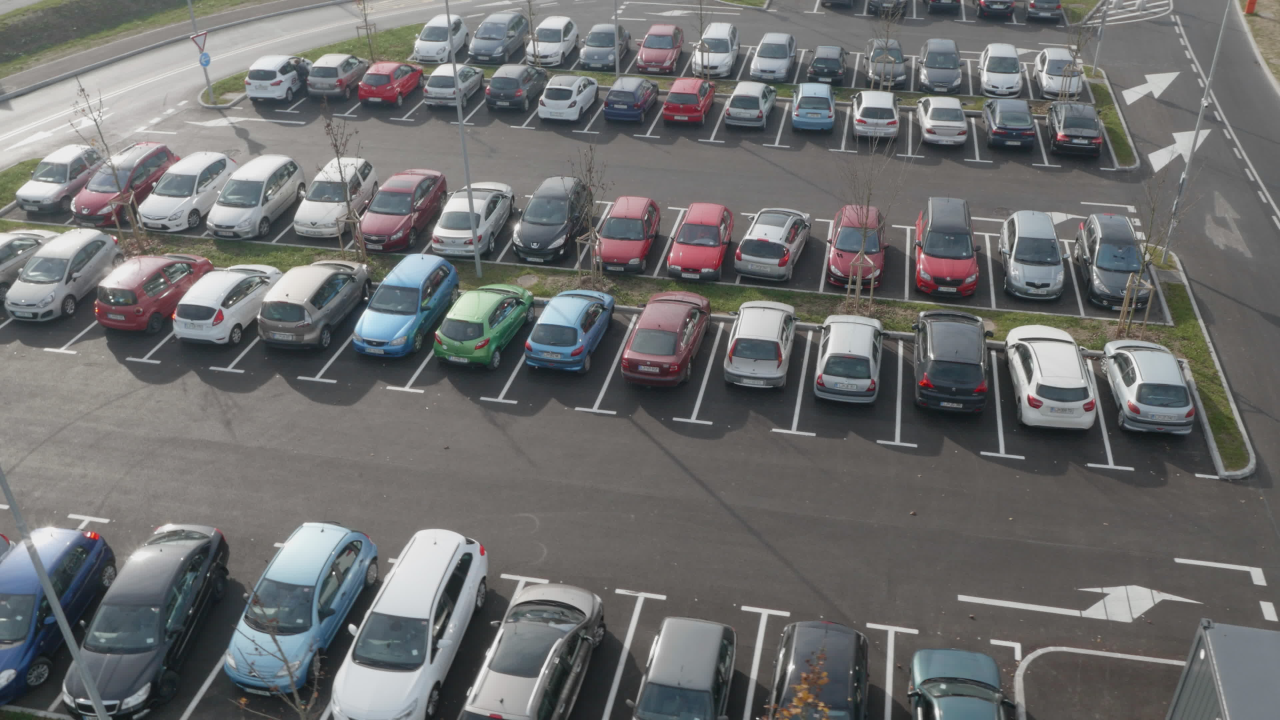
#> input picture P2/parking lot.jpg, 3840 x 2160 px (shown at 1/3 size)
$ jupyter execute 2447137_P2.ipynb
#> lines starting #> are read from the running program, lines starting #| are printed output that depends on the picture
[cell 1]
import cv2
import matplotlib.pyplot as plt
import numpy as np


src = cv2.imread('parking lot.jpg', cv2.IMREAD_COLOR)
#> src is the input picture: shape (2160, 3840, 3); mean B, G, R 109.5, 109.7, 109.2

[cell 2]
gray_image = cv2.cvtColor(src, cv2.COLOR_BGR2GRAY)
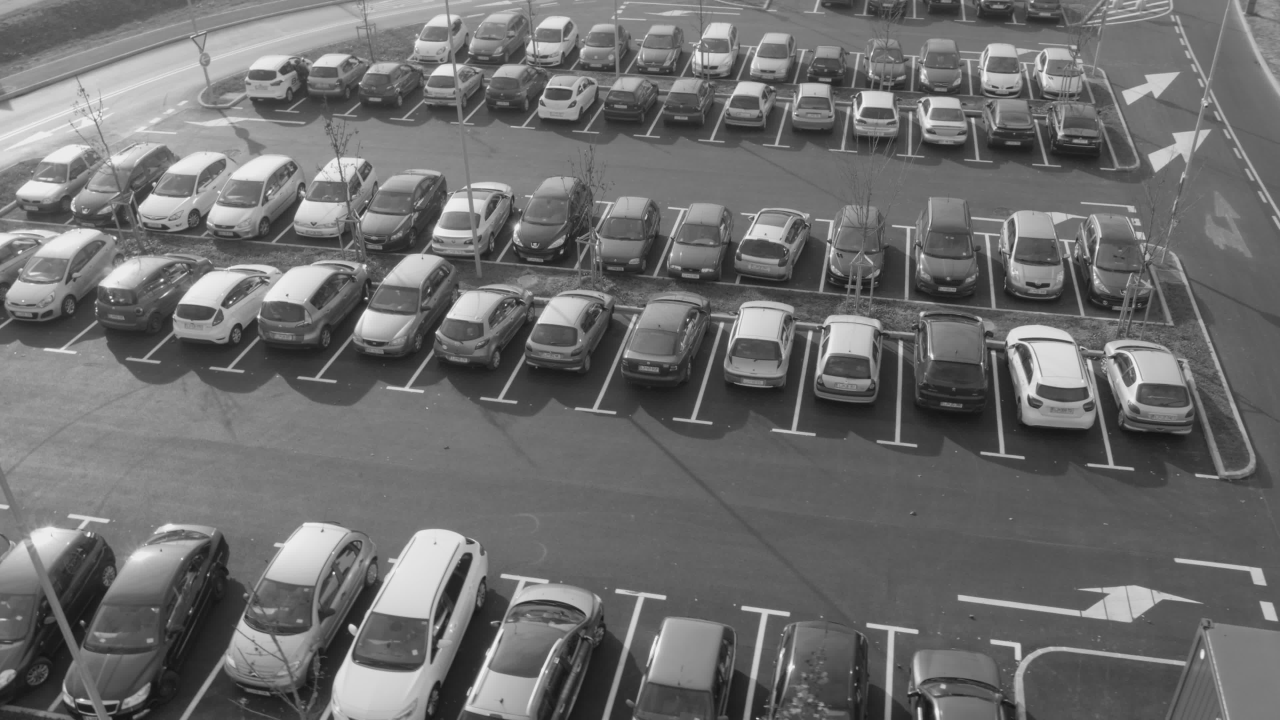
#> gray_image: shape (2160, 3840) (shown at 1/3 size); min 15, max 254, mean 109.5


new_width = int(gray_image.shape[1] * 0.5)
#> new_width = 1920
new_height = int(gray_image.shape[0] * 0.5)
#> new_height = 1080
dim = (new_width, new_height)
#> dim = (1920, 1080)

[cell 3]
# i) Bilinear Interpolation
bilinear_image = cv2.resize(gray_image, dim, interpolation=cv2.INTER_LINEAR)

# ii) Bicubic Interpolation
bicubic_image = cv2.resize(gray_image, dim, interpolation=cv2.INTER_CUBIC)

# iii) Nearest Neighbor Interpolation
nearest_image = cv2.resize(gray_image, dim, interpolation=cv2.INTER_NEAREST)

# iv) Lanczos Interpolation
lanczos_image = cv2.resize(gray_image, dim, interpolation=cv2.INTER_LANCZOS4)

[cell 4]
# Display the Images

fig, axes = plt.subplots(2, 3, figsize=(15, 10))
fig.suptitle('Sampling Techniques Comparison', fontsize=16)

# Original grayscale
axes[0, 0].imshow(gray_image, cmap='gray')
axes[0, 0].set_title('Original Grayscale')
axes[0, 0].axis('off')

# Bilinear
axes[0, 1].imshow(bilinear_image, cmap='gray')
axes[0, 1].set_title('Bilinear Interpolation')
axes[0, 1].axis('off')

# Bicubic
axes[0, 2].imshow(bicubic_image, cmap='gray')
axes[0, 2].set_title('Bicubic Interpolation')
axes[0, 2].axis('off')

# Nearest Neighbor
axes[1, 0].imshow(nearest_image, cmap='gray')
axes[1, 0].set_title('Nearest Neighbor')
axes[1, 0].axis('off')

# Lanczos
axes[1, 1].imshow(lanczos_image, cmap='gray')
axes[1, 1].set_title('Lanczos Interpolation')
axes[1, 1].axis('off')

axes[1, 2].axis('off')

plt.tight_layout()
plt.show()
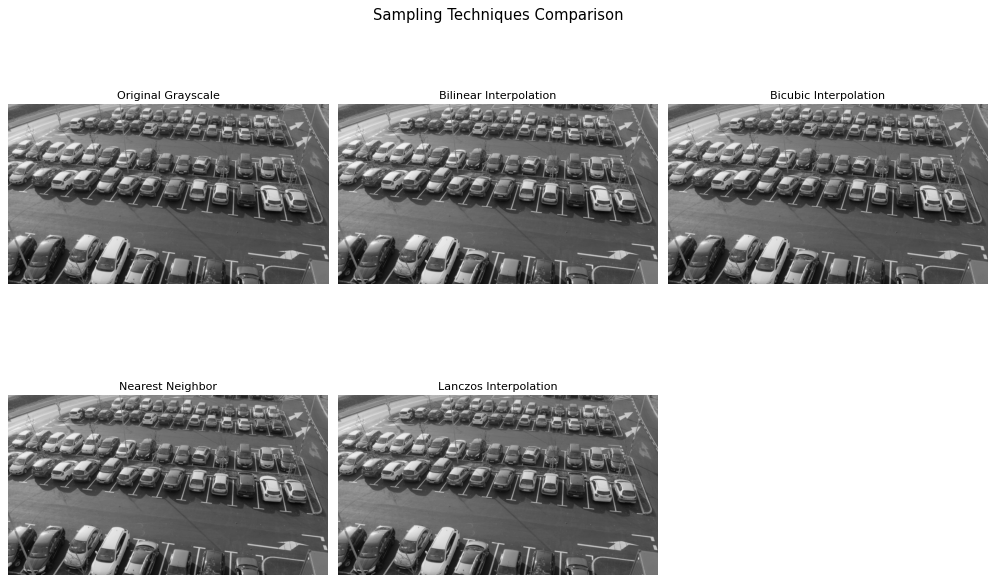
#> figure drawn by matplotlib, 5 panels

print(f"Original image shape: {gray_image.shape}")
#| Original image shape: (2160, 3840)
print(f"Downsampled image shape: {bilinear_image.shape}")
#| Downsampled image shape: (1080, 1920)
print(f"Downsampling factor: {gray_image.shape[0]/bilinear_image.shape[0]:.1f}x")
#| Downsampling factor: 2.0x

[cell 5]
# Apply different quantization levels

# 8-bit quantization (2^8 = 256 levels)
quantized_8bit = gray_image.copy()

# 6-bit quantization (2^6 = 64 levels)
quantized_6bit = np.floor(gray_image / 4) * 4

# 4-bit quantization (2^4 = 16 levels)
quantized_4bit = np.floor(gray_image / 16) * 16

# 2-bit quantization (2^2 = 4 levels)
quantized_2bit = np.floor(gray_image / 64) * 64
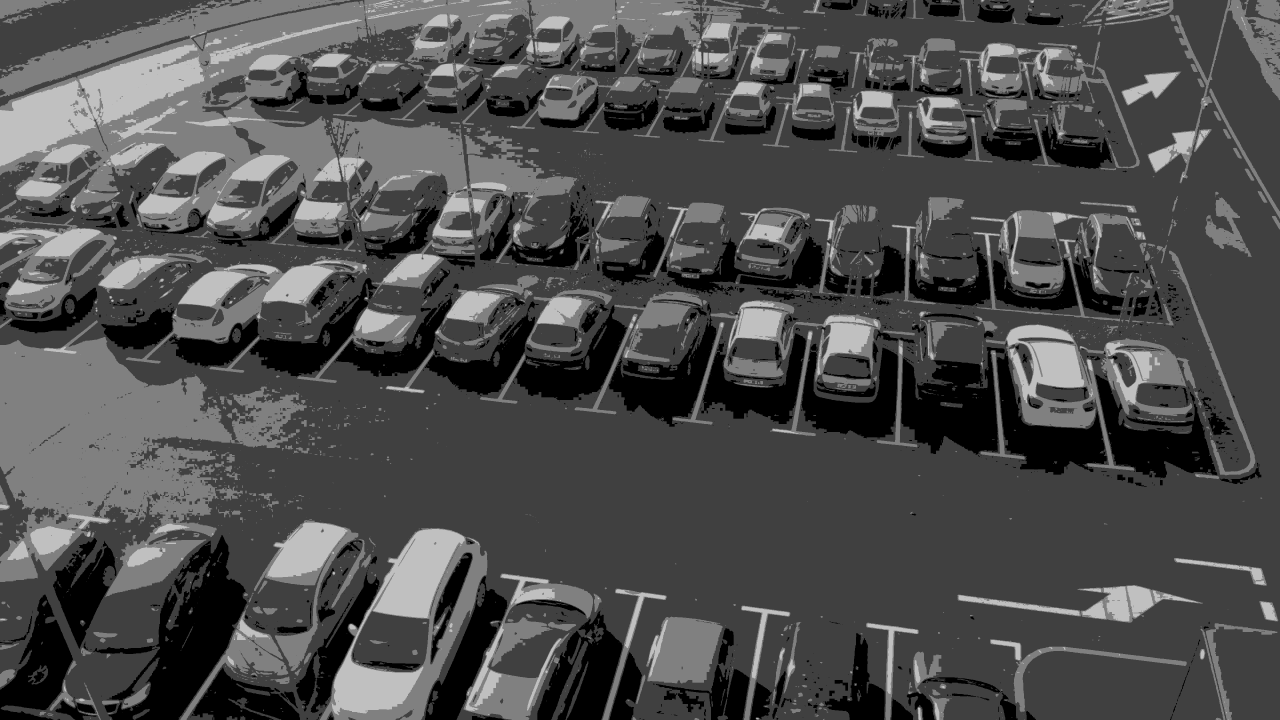
#> quantized_2bit: shape (2160, 3840) float64 (shown at 1/3 size); min 0, max 192, mean 77.1

[cell 6]
# Display quantization levels comparison
fig, axes = plt.subplots(2, 2, figsize=(12, 10))
fig.suptitle('Quantization Levels Comparison', fontsize=16)

# 8-bit
axes[0, 0].imshow(quantized_8bit, cmap='gray')
axes[0, 0].set_title('8-bit (256 levels)')
axes[0, 0].axis('off')

# 6-bit
axes[0, 1].imshow(quantized_6bit, cmap='gray')
axes[0, 1].set_title('6-bit (64 levels)')
axes[0, 1].axis('off')

# 4-bit
axes[1, 0].imshow(quantized_4bit, cmap='gray')
axes[1, 0].set_title('4-bit (16 levels)')
axes[1, 0].axis('off')

# 2-bit
axes[1, 1].imshow(quantized_2bit, cmap='gray')
axes[1, 1].set_title('2-bit (4 levels)')
axes[1, 1].axis('off')

plt.tight_layout()
plt.show()
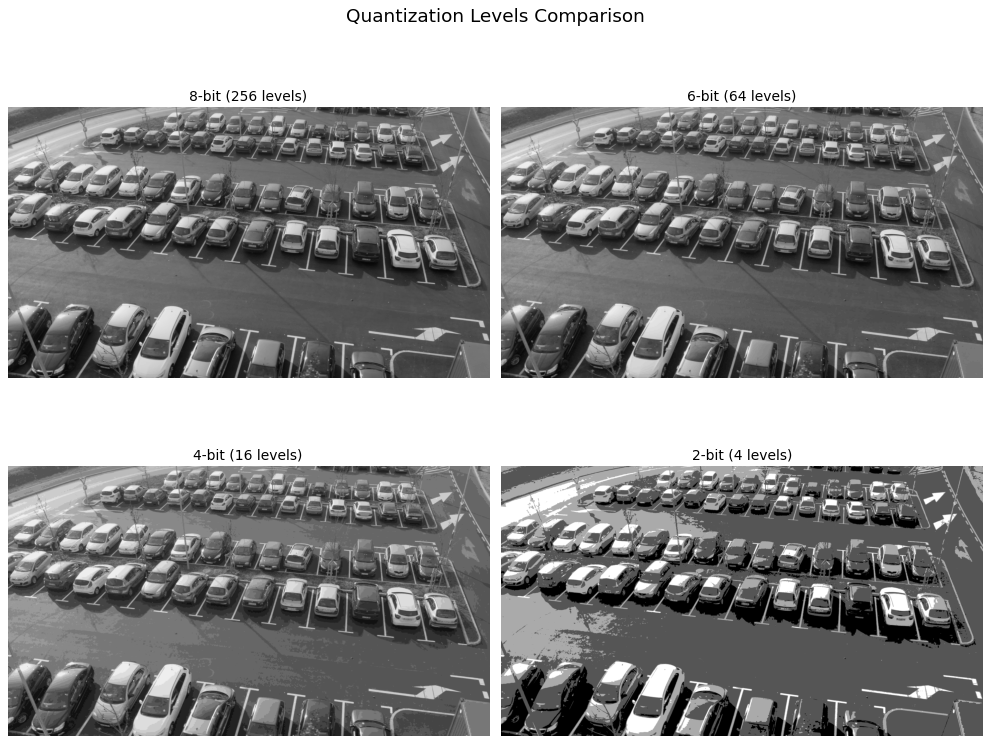
#> figure drawn by matplotlib, 4 panels

# Show unique intensity levels for each quantization
print("Unique intensity levels in each quantized image:")
print(f"8-bit: {len(np.unique(quantized_8bit))} levels")
#| 8-bit: 240 levels
print(f"6-bit: {len(np.unique(quantized_6bit))} levels")
#| 6-bit: 61 levels
print(f"4-bit: {len(np.unique(quantized_4bit))} levels")
#| 4-bit: 16 levels
print(f"2-bit: {len(np.unique(quantized_2bit))} levels")
#| 2-bit: 4 levels
